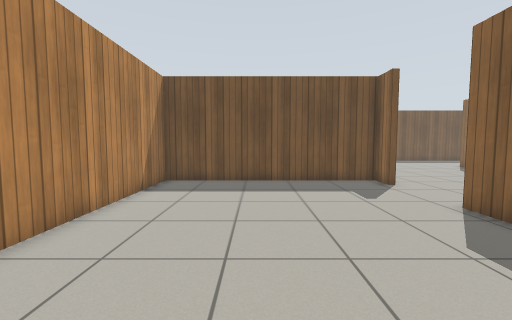
View 1 (above)

18 first-person views from a walk through a Gazebo world. The camera is 0.94 m above the floor, tilts 4° down and sees 90° across. The floor is counted in squares, 0.5 m on a side. Each view is taken from the middle of a square. On the plan, view 1 faces up. The plan holds only what a view shows up to about 15 squares ahead; the rest is blank. Gazebo's built-in surfaces are drawn with simple patterns.

View 2
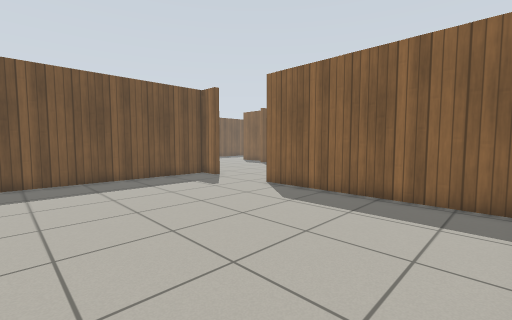

View 3
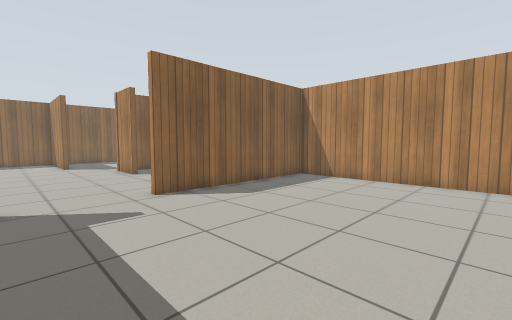

View 4
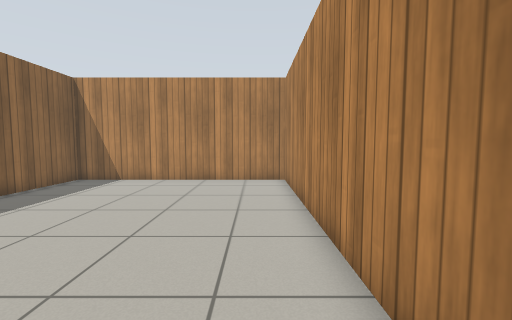

View 5
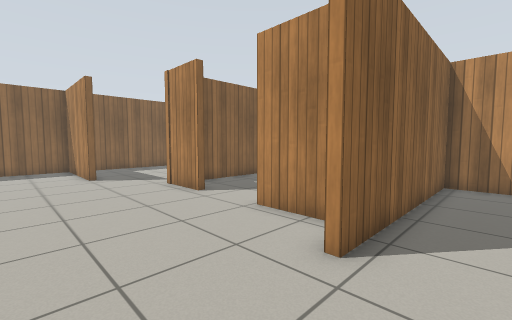

View 6
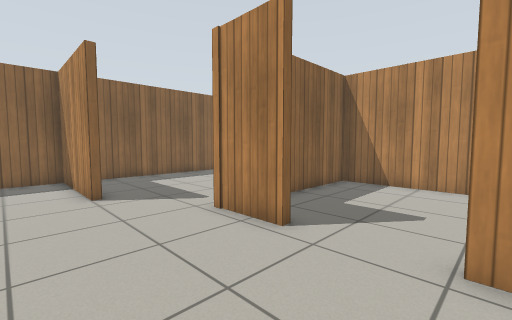

View 7
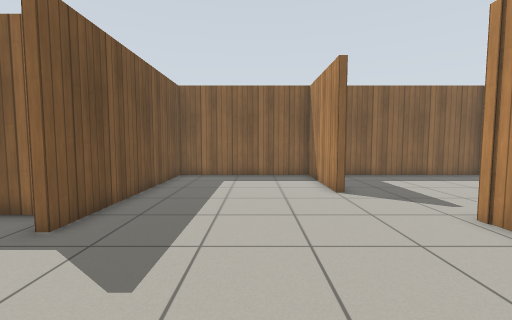

View 8
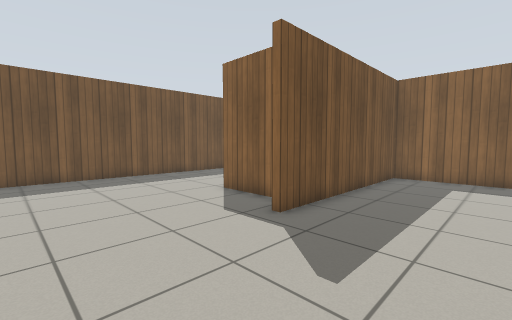

View 9
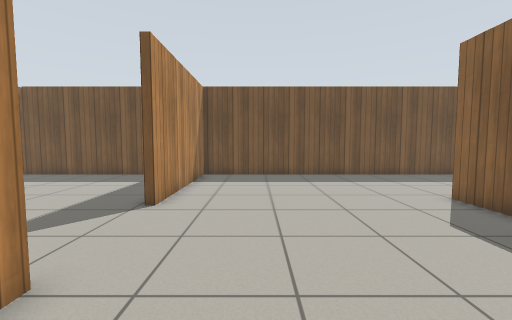

View 10
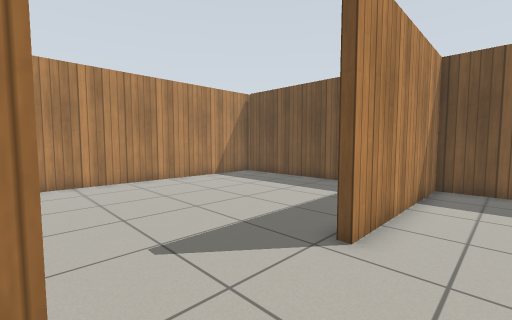

View 11
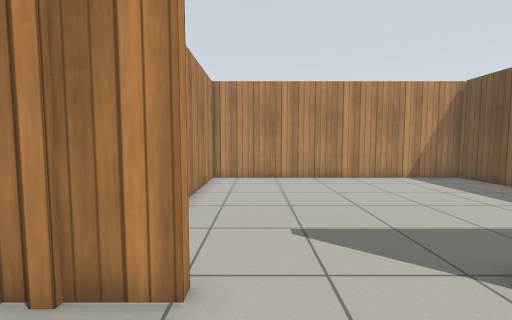

View 12
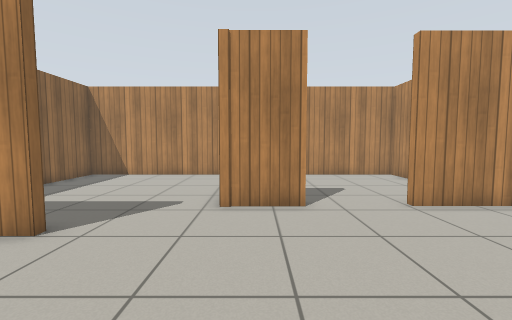

View 13
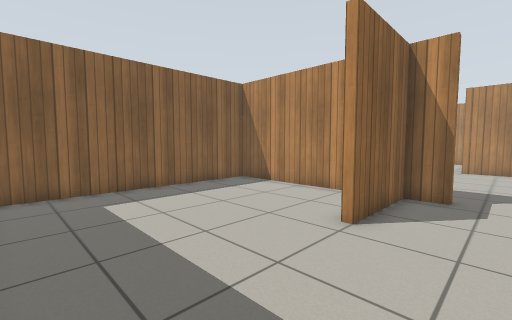

View 14
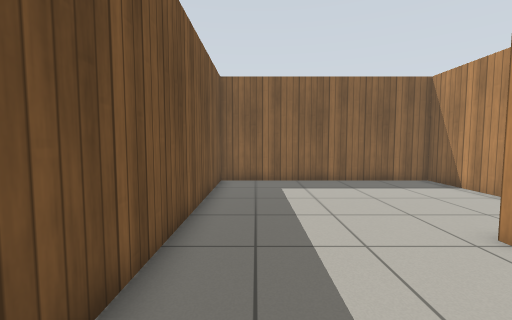

View 15
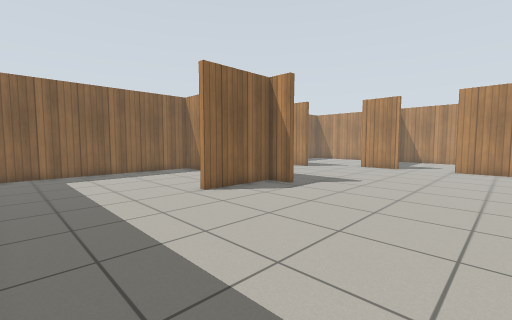

View 16
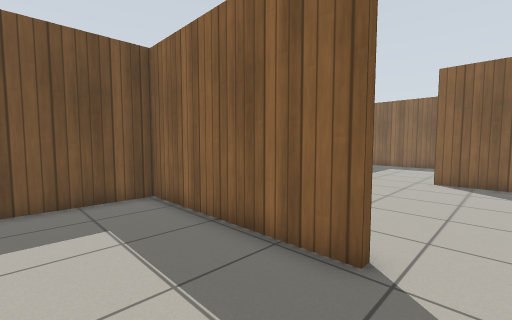

View 17
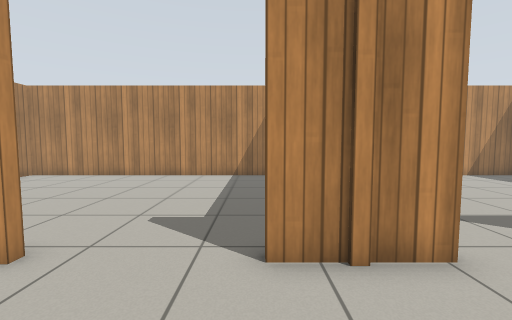

View 18
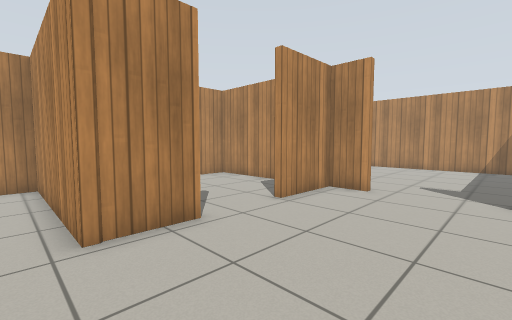

### Floor plan
Points are (right, up) in squares from view 1. A wall is a line through its corners. A room is listed if a view was taken in it or the views show most of it. See-through windows are left out.
Room 1 (views 1, 2, 3, 4, 5)
walls: (6.1, 11.1) (5.9, 11.1) (5.9, 12.4) (-4.4, 12.4) (-4.4, -1.7) (5.9, -1.7) (5.9, 7.2)
ways out: opening at (6, 9.5) to room 2
Room 2 (views 6, 7, 8, 9, 10, 11, 12, 13, 14, 15, 17, 18)
walls: (14.1, 15.6) (15.5, 15.6) (15.5, 19.4) (15.9, 19.4); (17.6, 15.6) (23.5, 15.6) (23.5, 25.7) (6.1, 25.7) (6.1, 18.5); (18.4, 7.6) (18.4, 8) (23.5, 8) (23.5, 15.3) (14.1, 15.3); (6.1, 14.2) (6.1, 11.1); (12.5, 5.6) (15, 5.6); (6.1, 7.2) (6.1, 5.6) (9.5, 5.6)
ways out: opening at (6, 9.5) to room 1; opening at (6, 16.5) to room 3; opening at (17, 6.7) to room 4; opening at (11, 5) to room 5
Room 3 (view 16)
walls: (6.1, 18.5) (5.7, 18.5) (5.7, 25.7) (-4.3, 25.7); (-4.4, 26) (-4.4, 12.7) (0.6, 12.7)
ways out: opening at (6, 16.5) to room 2
Room 4 (no view inside)
walls: (15, 5.6) (15, -1.7) (23.5, -1.7) (23.5, 6.5)
ways out: opening at (17, 6.7) to room 2
Room 5 (no view inside)
walls: (6.1, 2.6) (6.1, -1.7) (14.7, -1.7) (14.7, 3.9)
ways out: opening at (11, 5) to room 2

Where each view was taken, in squares from view 1:
view 1: 0 up, 0 right, facing up
view 2: 1 down, 3 left, facing up-right
view 3: 11 up, 3 left, facing down-right
view 4: 11 up, 3 left, facing down
view 5: 11 up, 4 right, facing down-right
view 6: 10 up, 9 right, facing down-right
view 7: 11 up, 9 right, facing right
view 8: 11 up, 9 right, facing up-right
view 9: 11 up, 9 right, facing up
view 10: 14 up, 8 right, facing up-left
view 11: 15 up, 9 right, facing left
view 12: 13 up, 14 right, facing down
view 13: 25 up, 13 right, facing down-right
view 14: 24 up, 11 right, facing right
view 15: 25 up, 7 right, facing down-right
view 16: 17 up, 2 right, facing up-right
view 17: 11 up, 10 right, facing left
view 18: 11 up, 16 right, facing down-left
